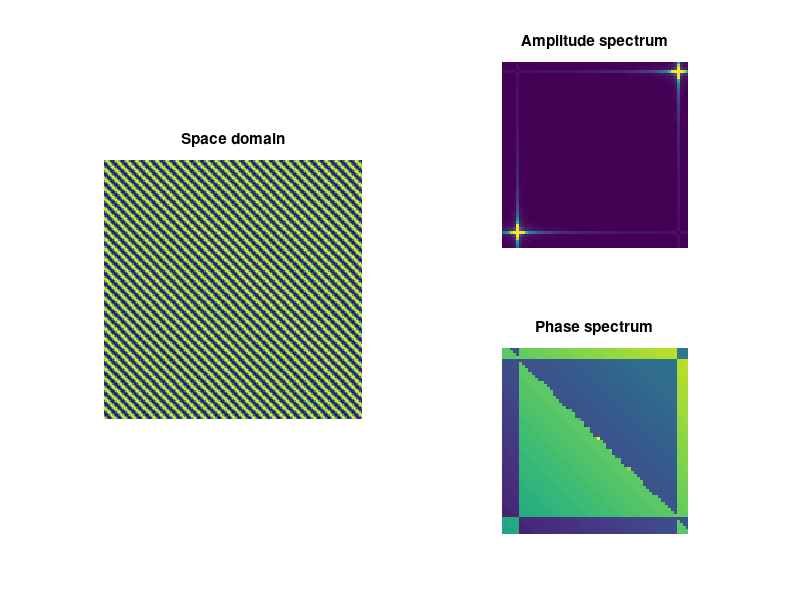
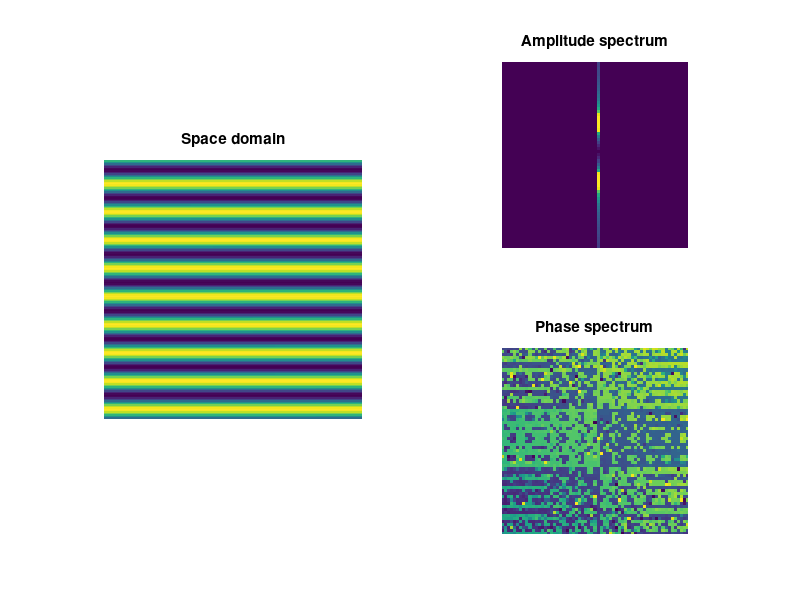
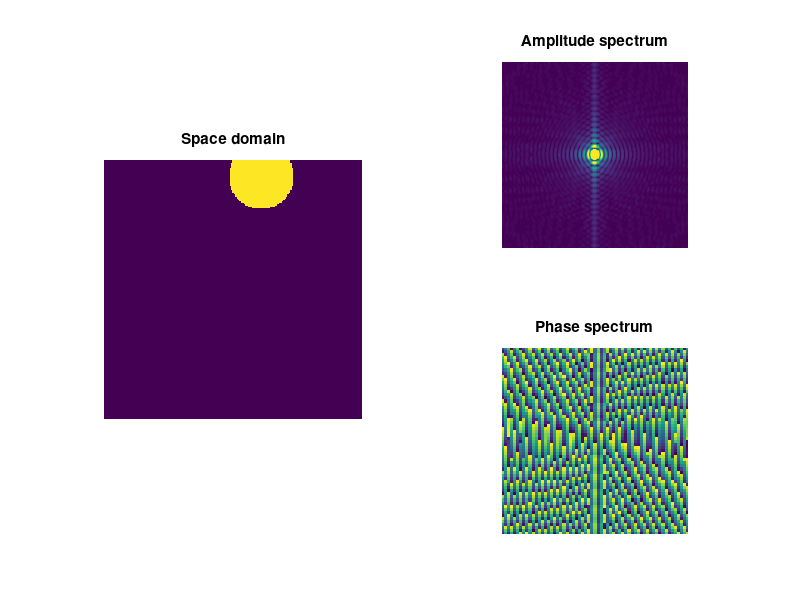

Write the MATLAB code that produced these figures, in order.
%%
%     COURSE: Understand the Fourier transform and its applications
%    SECTION: 2D Fourier transform
%      VIDEO: How the 2D FFT works
% Instructor: mikexcohen.com
%
%%
clear, clc

%% movie to illustrate frequencies

% specify vector of sine frequencies
sinefreq = linspace(.0001,.2,50);  % arbitrary units


% leave this fixed for now
sinephas = pi/4;


% sine wave initializations
lims  = [-91 91];
[x,y] = ndgrid(lims(1):lims(2),lims(1):lims(2));
xp    = x*cos(sinephas) + y*sin(sinephas);
clim  = [0 1000];


% setup plot
figure(1), clf
subplot(121)
imageh = imagesc(rand(length(x)));
axis square, axis off, axis xy
title('Space domain')

subplot(222)
amph = imagesc(rand(length(x)));
axis square, axis off, axis xy
set(gca,'xlim',[lims(2)-30 lims(2)+30],'ylim',[lims(2)-30 lims(2)+30],'clim',clim)
title('Amplitude spectrum')

subplot(224)
phaseh = imagesc(rand(length(x)));
axis square, axis off, axis xy
set(gca,'xlim',[lims(2)-30 lims(2)+30],'ylim',[lims(2)-30 lims(2)+30])
title('Phase spectrum')


% now loop over phases
for si=1:length(sinefreq)
    
    % compute sine wave
    img = sin( 2*pi*sinefreq(si)*xp );
    
    % 2D FFT and extract power and phase spectra
    imgX  = fftshift(fft2(img));
    
    powr2 = abs(imgX);
    phas2 = angle(imgX);
    
    % update plots
    set(imageh,'CData',img);
    set(amph  ,'CData',powr2);
    set(phaseh,'CData',phas2);
    
    pause(.2)
end


%% movie to illustrate phases

% specify vector of sine phases
sinephas = linspace(0,pi,50);

% leave this fixed for now
sinefreq = .05;  % arbitrary units


% sine wave initializations
lims  = [-91 91];
[x,y] = ndgrid(lims(1):lims(2),lims(1):lims(2));
clim  = [0 1000];

% setup plot
figure(2), clf
subplot(121)
imageh = imagesc(rand(length(x)));
axis square, axis off, axis xy
title('Space domain')

subplot(222)
amph = imagesc(rand(length(x)));
axis square, axis off, axis xy
set(gca,'xlim',[lims(2)-30 lims(2)+30],'ylim',[lims(2)-30 lims(2)+30],'clim',clim)
title('Amplitude spectrum')

subplot(224)
phaseh = imagesc(rand(length(x)));
axis square, axis off, axis xy
set(gca,'xlim',[lims(2)-30 lims(2)+30],'ylim',[lims(2)-30 lims(2)+30])
title('Phase spectrum')


% now loop over phases
for si=1:length(sinephas)
    
    % x-coordinate values (based on rotating x and y)
    xp = x*cos(sinephas(si)) + y*sin(sinephas(si));
    
    % compute 2D sine patch
    img = sin( 2*pi*sinefreq*xp );
    
    % 2D FFT and extract power and phase spectra
    imgX  = fftshift(fft2(img));
    powr2 = abs(imgX);
    phas2 = angle(imgX);
    
    % update plots
    set(imageh,'CData',img);
    set(amph  ,'CData',powr2);
    set(phaseh,'CData',phas2);
    
    pause(.2)
end

%% physical location

lims  = [-91 91];
[x,y] = ndgrid(lims(1):lims(2),lims(1):lims(2));
width = 50;   % width of gaussian


centlocs = linspace(-80,80,50);


% setup plot
figure(3), clf
subplot(121)
imageh = imagesc(rand(length(x)));
axis square, axis off, axis xy
title('Space domain')

subplot(222)
amph = imagesc(rand(length(x)));
axis square, axis off, axis xy
title('Amplitude spectrum')
set(gca,'clim',[0 200])

subplot(224)
phaseh = imagesc(rand(length(x)));
set(gca,'xlim',[lims(2)-30 lims(2)+30],'ylim',[lims(2)-30 lims(2)+30])
axis square, axis off, axis xy
title('Phase spectrum')


% now loop over locations (center locations)
for si=1:length(centlocs)
    
    mx = x-centlocs(si);
    my = y-20;
    
    gaus2d = exp(-(mx.^2 + my.^2) ./ (2*width^2));
    img = zeros(size(gaus2d));
    img(gaus2d>.9) = 1;
    
    % 2D FFT and extract power and phase spectra
    imgX  = fftshift(fft2(img));
    powr2 = abs(imgX);
    phas2 = angle(imgX);
    
    % update plots
    set(imageh,'CData',img);
    set(amph  ,'CData',powr2);
    set(phaseh,'CData',phas2);
    
    pause(.2)
end

%% done.

% Interested in more courses? See sincxpress.com 
% Use code MXC-DISC4ALL for the lowest price for all courses.
